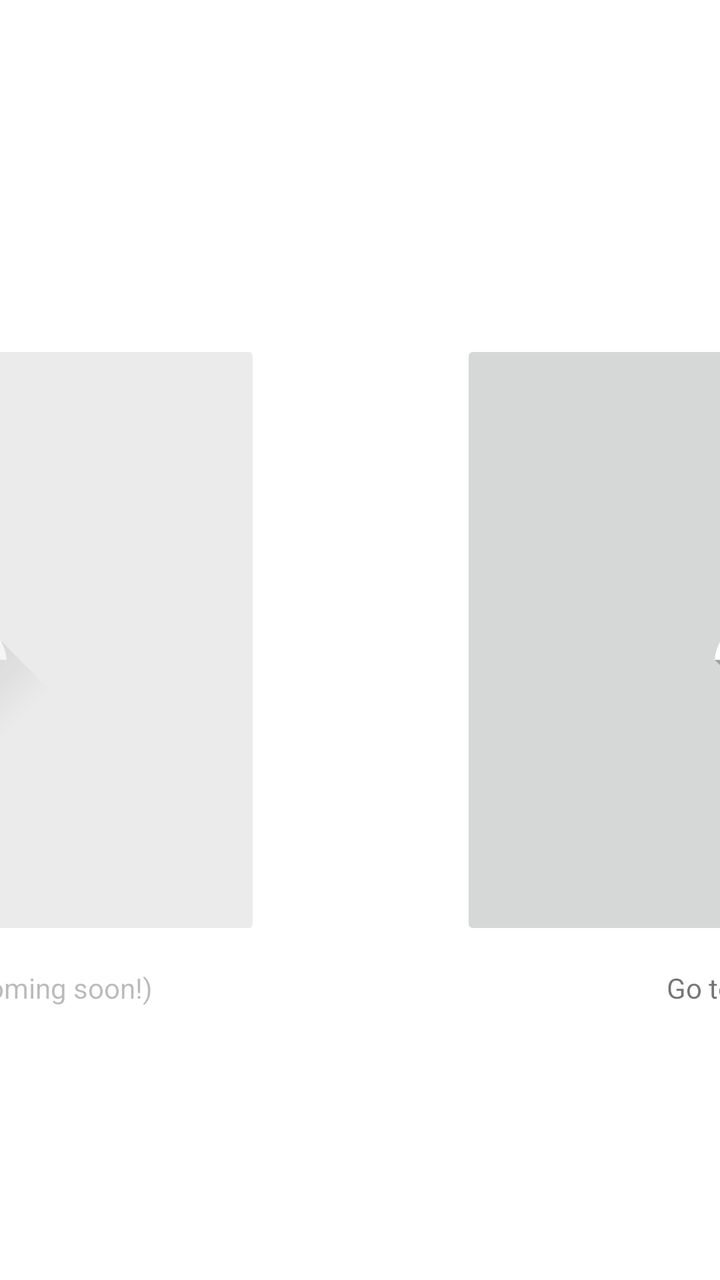
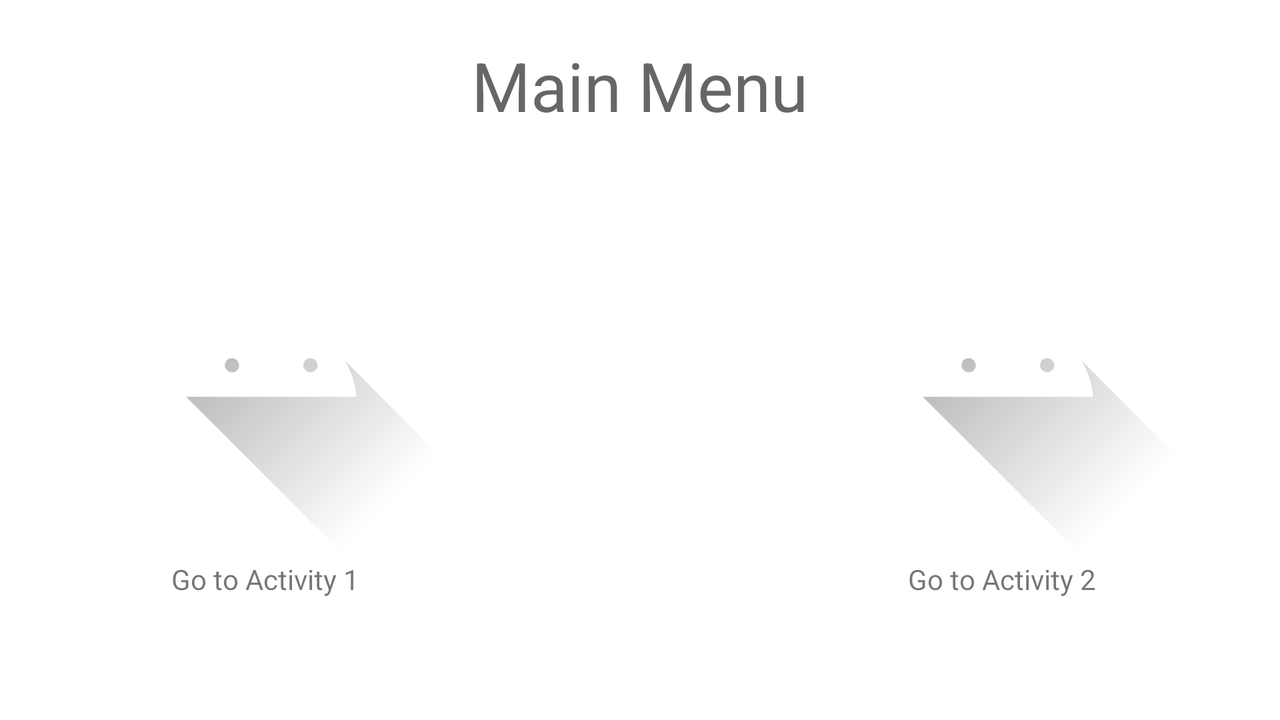

One screen, two layout resources from the same app: the default and the repository's alternative for another configuration. Each is rendered where Android would select it; the XML of both is given below.
<!-- AndroidManifest.xml: application theme Theme.SampleUIAndroid -->
<!-- res/layout/activity_main_menu.xml -->
<?xml version="1.0" encoding="utf-8"?>
<androidx.constraintlayout.widget.ConstraintLayout xmlns:android="http://schemas.android.com/apk/res/android"
    xmlns:app="http://schemas.android.com/apk/res-auto"
    xmlns:tools="http://schemas.android.com/tools"
    android:layout_width="match_parent"
    android:layout_height="match_parent"
    tools:context=".activity.MainMenuActivity">

    <androidx.constraintlayout.widget.ConstraintLayout
        android:id="@+id/constraintLayoutButtons"
        android:layout_width="800dp"
        android:layout_height="400dp"
        app:layout_constraintBottom_toBottomOf="parent"
        app:layout_constraintEnd_toEndOf="parent"
        app:layout_constraintStart_toStartOf="parent"
        app:layout_constraintTop_toTopOf="parent"
        app:layout_constraintVertical_bias="0.500">

        <androidx.constraintlayout.widget.ConstraintLayout
            android:id="@+id/constraintLayoutLeft"
            android:layout_width="400dp"
            android:layout_height="400dp"
            app:layout_constraintBottom_toBottomOf="parent"
            app:layout_constraintEnd_toEndOf="parent"
            app:layout_constraintHorizontal_bias="0.0"
            app:layout_constraintStart_toStartOf="parent"
            app:layout_constraintTop_toTopOf="parent"
            app:layout_constraintVertical_bias="1.0">

            <ImageButton
                android:id="@+id/imageButtonLeft"
                android:layout_width="300dp"
                android:layout_height="300dp"
                android:alpha="0.5"
                android:clickable="false"
                app:layout_constraintBottom_toBottomOf="parent"
                app:layout_constraintEnd_toEndOf="parent"
                app:layout_constraintStart_toStartOf="parent"
                app:layout_constraintTop_toTopOf="parent"
                app:srcCompat="@drawable/ic_launcher_foreground" />

            <TextView
                android:id="@+id/textViewLabelLeft"
                android:layout_width="wrap_content"
                android:layout_height="wrap_content"
                android:alpha="0.5"
                android:text="@string/textViewLabelLeft"
                app:layout_constraintBottom_toBottomOf="parent"
                app:layout_constraintEnd_toEndOf="parent"
                app:layout_constraintStart_toStartOf="parent"
                app:layout_constraintTop_toTopOf="parent"
                app:layout_constraintVertical_bias="0.956"
                tools:text="@string/textViewLabelLeft" />
        </androidx.constraintlayout.widget.ConstraintLayout>

        <androidx.constraintlayout.widget.ConstraintLayout
            android:id="@+id/constraintLayoutRight"
            android:layout_width="400dp"
            android:layout_height="400dp"
            app:layout_constraintBottom_toBottomOf="parent"
            app:layout_constraintEnd_toEndOf="parent"
            app:layout_constraintHorizontal_bias="1.0"
            app:layout_constraintStart_toStartOf="parent"
            app:layout_constraintTop_toTopOf="parent"
            app:layout_constraintVertical_bias="0.0">

            <ImageButton
                android:id="@+id/imageButtonRight"
                android:layout_width="300dp"
                android:layout_height="300dp"
                app:layout_constraintBottom_toBottomOf="parent"
                app:layout_constraintEnd_toEndOf="parent"
                app:layout_constraintStart_toStartOf="parent"
                app:layout_constraintTop_toTopOf="parent"
                app:srcCompat="@drawable/ic_launcher_foreground" />

            <TextView
                android:id="@+id/textViewLabelRight"
                android:layout_width="wrap_content"
                android:layout_height="wrap_content"
                android:text="@string/textViewLabelRight"
                app:layout_constraintBottom_toBottomOf="parent"
                app:layout_constraintEnd_toEndOf="parent"
                app:layout_constraintHorizontal_bias="0.5"
                app:layout_constraintStart_toStartOf="parent"
                app:layout_constraintTop_toTopOf="parent"
                app:layout_constraintVertical_bias="0.956"
                tools:text="@string/textViewLabelRight" />
        </androidx.constraintlayout.widget.ConstraintLayout>

    </androidx.constraintlayout.widget.ConstraintLayout>

</androidx.constraintlayout.widget.ConstraintLayout>
<!-- resources referenced by this layout -->
<resources>
  <!-- drawable ic_launcher_foreground (drawable-v24) -->
  <vector xmlns:android="http://schemas.android.com/apk/res/android"
      xmlns:aapt="http://schemas.android.com/aapt"
      android:width="108dp"
      android:height="108dp"
      android:viewportWidth="108"
      android:viewportHeight="108">
      
      <path android:pathData="M31,63.928c0,0 6.4,-11 12.1,-13.1c7.2,-2.6 26,-1.4 26,-1.4l38.1,38.1L107,108.928l-32,-1L31,63.928z">
          <aapt:attr name="android:fillColor">
              <gradient
                  android:endX="85.84757"
                  android:endY="92.4963"
                  android:startX="42.9492"
                  android:startY="49.59793"
                  android:type="linear">
                  <item
                      android:color="#44000000"
                      android:offset="0.0" />
                  <item
                      android:color="#00000000"
                      android:offset="1.0" />
              </gradient>
          </aapt:attr>
      </path>
      <path
          android:fillColor="#FFFFFF"
          android:fillType="nonZero"
          android:pathData="M65.3,45.828l3.8,-6.6c0.2,-0.4 0.1,-0.9 -0.3,-1.1c-0.4,-0.2 -0.9,-0.1 -1.1,0.3l-3.9,6.7c-6.3,-2.8 -13.4,-2.8 -19.7,0l-3.9,-6.7c-0.2,-0.4 -0.7,-0.5 -1.1,-0.3C38.8,38.328 38.7,38.828 38.9,39.228l3.8,6.6C36.2,49.428 31.7,56.028 31,63.928h46C76.3,56.028 71.8,49.428 65.3,45.828zM43.4,57.328c-0.8,0 -1.5,-0.5 -1.8,-1.2c-0.3,-0.7 -0.1,-1.5 0.4,-2.1c0.5,-0.5 1.4,-0.7 2.1,-0.4c0.7,0.3 1.2,1 1.2,1.8C45.3,56.528 44.5,57.328 43.4,57.328L43.4,57.328zM64.6,57.328c-0.8,0 -1.5,-0.5 -1.8,-1.2s-0.1,-1.5 0.4,-2.1c0.5,-0.5 1.4,-0.7 2.1,-0.4c0.7,0.3 1.2,1 1.2,1.8C66.5,56.528 65.6,57.328 64.6,57.328L64.6,57.328z"
          android:strokeWidth="1"
          android:strokeColor="#00000000" />
  </vector>
  <string name="textViewLabelLeft">Go to Activity 1 (coming soon!)</string>
  <string name="textViewLabelRight">Go to Activity 2</string>
  <style name="Theme.SampleUIAndroid" parent="Theme.MaterialComponents.DayNight.DarkActionBar">
          
          <item name="colorPrimary">@color/purple_500</item>
          <item name="colorPrimaryVariant">@color/purple_700</item>
          <item name="colorOnPrimary">@color/white</item>
          
          <item name="colorSecondary">@color/teal_200</item>
          <item name="colorSecondaryVariant">@color/teal_700</item>
          <item name="colorOnSecondary">@color/black</item>
          
          <item name="android:statusBarColor" tools:targetApi="l">?attr/colorPrimaryVariant</item>
          
      </style>
  <color name="purple_500">#FF6200EE</color>
  <color name="purple_700">#FF3700B3</color>
  <color name="white">#FFFFFFFF</color>
  <color name="teal_200">#FF03DAC5</color>
  <color name="teal_700">#FF018786</color>
  <color name="black">#FF000000</color>
</resources>
<!-- res/layout-land/activity_main_menu.xml (the repository's variant of the layout above) -->
<!-- drawn on the phone turned sideways -->
<?xml version="1.0" encoding="utf-8"?>
<android.widget.RelativeLayout xmlns:android="http://schemas.android.com/apk/res/android"
    xmlns:app="http://schemas.android.com/apk/res-auto"
    xmlns:tools="http://schemas.android.com/tools"
    android:id="@+id/relativeLayoutMainMenu"
    android:layout_width="match_parent"
    android:layout_height="match_parent"
    tools:context=".activity.MainMenuActivity">

    <TextView
        android:id="@+id/textViewHeadingMainMenu"
        android:layout_width="wrap_content"
        android:layout_height="wrap_content"
        android:text="Main Menu"
        android:textAppearance="@style/TextAppearance.AppCompat.Display1"
        android:layout_centerHorizontal="true"
        android:layout_marginTop="20dp">
    </TextView>

    <ImageButton
        android:id="@+id/imageButtonLeftMainMenu"
        android:layout_width="200dp"
        android:layout_height="200dp"
        android:background="@drawable/ic_launcher_foreground"
        android:layout_centerInParent="true"
        android:layout_toLeftOf="@id/textViewHeadingMainMenu" />

    <TextView
        android:layout_width="wrap_content"
        android:layout_height="wrap_content"
        android:text="Go to Activity 1"
        android:layout_below="@id/imageButtonLeftMainMenu"
        android:layout_alignStart="@id/imageButtonLeftMainMenu"
        android:layout_marginLeft="50dp">
    </TextView>

    <ImageButton
        android:id="@+id/imageButtonRightMainMenu"
        android:layout_width="200dp"
        android:layout_height="200dp"
        android:background="@drawable/ic_launcher_foreground"
        android:layout_centerInParent="true"
        android:layout_toRightOf="@id/textViewHeadingMainMenu" />

    <TextView
        android:layout_width="wrap_content"
        android:layout_height="wrap_content"
        android:text="Go to Activity 2"
        android:layout_below="@id/imageButtonRightMainMenu"
        android:layout_alignStart="@id/imageButtonRightMainMenu"
        android:layout_marginLeft="50dp"
        >
    </TextView>

</android.widget.RelativeLayout>
<!-- resources referenced by the variant -->
<!-- as the phone turned sideways resolves them -->
<resources>
  <!-- drawable ic_launcher_foreground (drawable-v24) -->
  <vector xmlns:android="http://schemas.android.com/apk/res/android"
      xmlns:aapt="http://schemas.android.com/aapt"
      android:width="108dp"
      android:height="108dp"
      android:viewportWidth="108"
      android:viewportHeight="108">
      
      <path android:pathData="M31,63.928c0,0 6.4,-11 12.1,-13.1c7.2,-2.6 26,-1.4 26,-1.4l38.1,38.1L107,108.928l-32,-1L31,63.928z">
          <aapt:attr name="android:fillColor">
              <gradient
                  android:endX="85.84757"
                  android:endY="92.4963"
                  android:startX="42.9492"
                  android:startY="49.59793"
                  android:type="linear">
                  <item
                      android:color="#44000000"
                      android:offset="0.0" />
                  <item
                      android:color="#00000000"
                      android:offset="1.0" />
              </gradient>
          </aapt:attr>
      </path>
      <path
          android:fillColor="#FFFFFF"
          android:fillType="nonZero"
          android:pathData="M65.3,45.828l3.8,-6.6c0.2,-0.4 0.1,-0.9 -0.3,-1.1c-0.4,-0.2 -0.9,-0.1 -1.1,0.3l-3.9,6.7c-6.3,-2.8 -13.4,-2.8 -19.7,0l-3.9,-6.7c-0.2,-0.4 -0.7,-0.5 -1.1,-0.3C38.8,38.328 38.7,38.828 38.9,39.228l3.8,6.6C36.2,49.428 31.7,56.028 31,63.928h46C76.3,56.028 71.8,49.428 65.3,45.828zM43.4,57.328c-0.8,0 -1.5,-0.5 -1.8,-1.2c-0.3,-0.7 -0.1,-1.5 0.4,-2.1c0.5,-0.5 1.4,-0.7 2.1,-0.4c0.7,0.3 1.2,1 1.2,1.8C45.3,56.528 44.5,57.328 43.4,57.328L43.4,57.328zM64.6,57.328c-0.8,0 -1.5,-0.5 -1.8,-1.2s-0.1,-1.5 0.4,-2.1c0.5,-0.5 1.4,-0.7 2.1,-0.4c0.7,0.3 1.2,1 1.2,1.8C66.5,56.528 65.6,57.328 64.6,57.328L64.6,57.328z"
          android:strokeWidth="1"
          android:strokeColor="#00000000" />
  </vector>
  <style name="Theme.SampleUIAndroid" parent="Theme.MaterialComponents.DayNight.DarkActionBar">
          
          <item name="colorPrimary">@color/purple_500</item>
          <item name="colorPrimaryVariant">@color/purple_700</item>
          <item name="colorOnPrimary">@color/white</item>
          
          <item name="colorSecondary">@color/teal_200</item>
          <item name="colorSecondaryVariant">@color/teal_700</item>
          <item name="colorOnSecondary">@color/black</item>
          
          <item name="android:statusBarColor" tools:targetApi="l">?attr/colorPrimaryVariant</item>
          
      </style>
  <color name="purple_500">#FF6200EE</color>
  <color name="purple_700">#FF3700B3</color>
  <color name="white">#FFFFFFFF</color>
  <color name="teal_200">#FF03DAC5</color>
  <color name="teal_700">#FF018786</color>
  <color name="black">#FF000000</color>
</resources>
